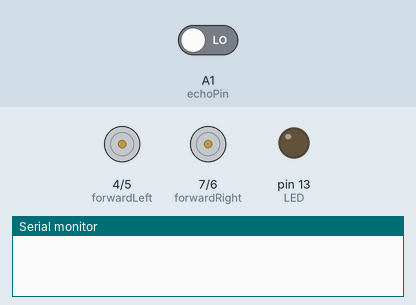
Simulated run of this sketch. Board: Arduino Uno, built with avr-gcc and run on an emulated ATmega328P. Parts: motor-driver pin pairs drawn as motors (green arrow = first pin HIGH = forward, orange = second pin HIGH = backward, longer = more drive), output pins drawn as LEDs (lit = HIGH), the last lines printed to the serial monitor. The inputs (shaded band) are chosen by the test bench; at power-on: A1 (echoPin) LOW. Random numbers use the default seed unless the sketch sets one; pins used as bus, display or sensor lines are not drawn.

Above: at 1.3 s.
At 1.91 s:
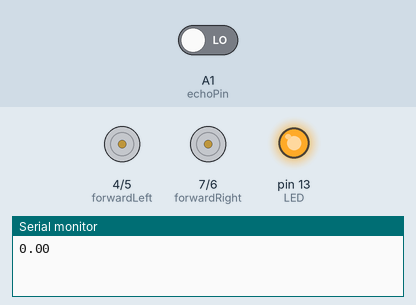
At 3.8 s:
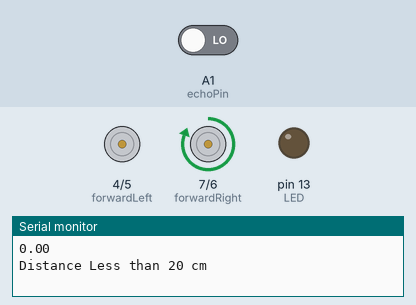
At 5.5 s:
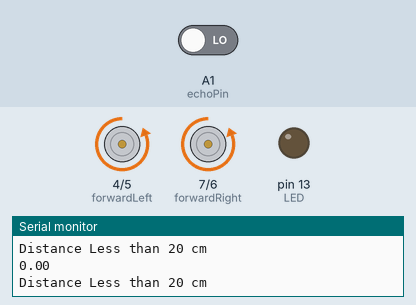
Timing chart, 0 to 7.3 s (numbered marks = the images above):
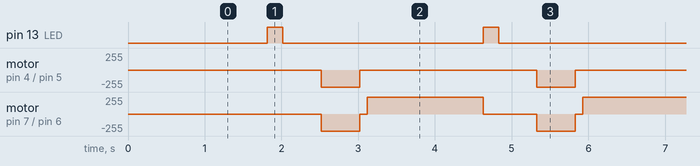

Measured:
- by itself, pin 13 (LED): alternates HIGH for 0.20 s and LOW for 2.6 s
- by itself, motor on pin 4 (forwardLeft) / pin 5 (reverseLeft): alternates backward 255/255 for 0.50 s and stopped for 2.3 s
- by itself, motor on pin 7 (forwardRight) / pin 6 (reverseRight): repeats every 2.8 s: stopped 0.10 s, forward 255/255 1.5 s, stopped 0.70 s, backward 255/255 0.50 s

The sketch:

Actual_Code_of_OAR.ino.ino
```cpp
/* Date :  Nov 4, 2019
 *  Program for avoid the Obstacle using arduino UNO and Ultrasonic Sensor...
 */


#define trigPin A0     // trig pin of HC-SR04
#define echoPin A1     // Echo pin of HC-SR04

int LED = 13;   //  This is nothing but LED_BULLTIN...
int ON = 1;
int OFF = 0;

int forwardRight = 7;      //Forward motion of Right motor
int reverseRight = 6;        //Reverse motion of Right motor
int forwardLeft = 4;       //Forward motion of Left motor
int reverseLeft = 5;        //Reverse motion of Left motor

double duration;
double distance;

void setup()
  {
     pinMode(LED, OUTPUT);  //  Set pinMode for Blink a LED give an output to pin 13

     // set Motor pins as output

     delay(random(500,2000));   // delay for random time
     Serial.begin(9600);    //  Used to open serial port speed is in bits per seconds..
     pinMode(forwardRight, OUTPUT);
     pinMode(reverseRight, OUTPUT);
     pinMode(forwardLeft, OUTPUT);
     pinMode(reverseLeft, OUTPUT);

     pinMode(trigPin, OUTPUT);         // set trig pin as output
     pinMode(echoPin, INPUT);          //set echo pin as input to capture reflected waves
  }

void loop()
  {
      digitalWrite(trigPin, LOW);
      delayMicroseconds(2);
      digitalWrite(trigPin, HIGH);     // send waves for 10 us
      delayMicroseconds(10);

      duration = pulseIn(echoPin, HIGH); // receive reflected waves
      distance = duration / 54;   // convert to distance
      delay(10);

      if (distance > 20)
       {
          Serial.println(distance);
          digitalWrite(forwardRight, HIGH);                    // move forward
          digitalWrite(reverseRight, LOW);
          digitalWrite(forwardLeft, HIGH);
          digitalWrite(reverseLeft, LOW);

          Serial.println("Distance Greater than 20 cm");
        }
      if (distance < 20)
        {
           Serial.println(distance);
           digitalWrite(forwardRight, LOW);  // For Stoping the Robo
           digitalWrite(reverseRight, LOW);
           digitalWrite(forwardLeft, LOW);
           digitalWrite(reverseLeft, LOW);

           digitalWrite(LED, ON);    //  ON = HIGH = 1
           delay(200);

           digitalWrite(LED, OFF);   //  OFF = LOW = 0

            Serial.println("Distance Less than 20 cm");

            delay(500);
            digitalWrite(forwardRight, LOW);      // Move Backword
            digitalWrite(reverseRight, HIGH);
            digitalWrite(forwardLeft, LOW);
            digitalWrite(reverseLeft, HIGH);
            delay(500);

            digitalWrite(forwardRight, LOW);  // Stop
            digitalWrite(reverseRight, LOW);
            digitalWrite(forwardLeft, LOW);
            digitalWrite(reverseLeft, LOW);
            delay(100);

            digitalWrite(forwardRight, HIGH);
            digitalWrite(reverseRight, LOW);    // Turn on Right side..
            digitalWrite(forwardLeft, LOW);
            digitalWrite(reverseLeft, LOW);
            delay(500);

        /*   digitalWrite(forwardRight, LOW);
            digitalWrite(reverseRight, LOW);    // T
            urn on Left side..
            digitalWrite(forwardLeft, HIGH);
            digitalWrite(reverseLeft, LOW);
            delay(500);*/
        }
  }
```
